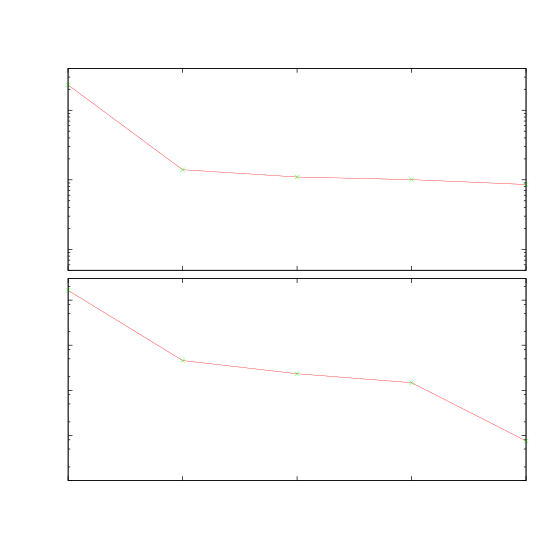

This figure's gnuplot source:
clear
reset
file = "linearisierung_FSR_korr_01"
datafile = sprintf('../dat/%s.dat',file)

unset key
set samples 100000
set term push
set term epslatex color 10 size 14cm, 14cm
set out sprintf('%s.tex',file)
set multiplot

set logscale y
set yrange [0.5:400]
set grid ytics lt 1 lc rgbcolor "#f4f4f4" linewidth .1
set grid mytics lt 1 lc rgbcolor "#fafafa" linewidth .1
set ylabel 'max. Scanfehler [MHz]'
unset xlabel
set xtics 1
set origin 0, 0.5
set size 1, 0.5
set bmargin 0.3
set tmargin 5
#set lmargin 10
set format x ""

plot datafile using 1:(abs($2)) with lines, \
datafile using 1:(abs($2)) with points pt 2 lc 2


set ylabel 'FSR Fehler [MHz]'
set xlabel 'Iteration'
set logscale y
#unset grid
#set ytics 0,1,4
set yrange [0.01:300]
set origin 0, 0
set size 1, 0.5
set bmargin 5
set tmargin 0.3
set lmargin 8.18
set format x "%g"

plot datafile using 1:(abs($4)) with lines, \
datafile using 1:(abs($4)) with points pt 2 lc 2

unset multiplot
unset out
